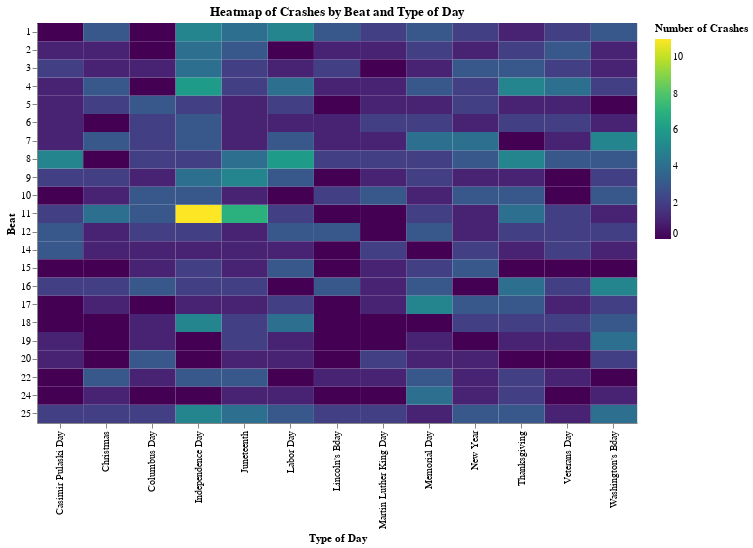

The cell this chart's notebook holds for it:
### Code cell
# Create a heatmap-style chart for FATAL injuries
heatmap_incapacitating_fatal_top = alt.Chart(accident_counts_beats).mark_rect().encode(
    x=alt.X('Type_of_day:N', title='Type of Day'),
    y=alt.Y('BEAT_CATEGORY:N', title='Beat'),
    color=alt.Color('Number of Crashes:Q', scale=alt.Scale(scheme='viridis'), title='Number of Crashes')
).properties(
    title='Heatmap of Crashes by Beat and Type of Day',
    width=600,  # Set the width
    height=400  # Set the height
)

heatmap_incapacitating_fatal_top

### Figure 1 — Vega-Lite specification as saved in the notebook (floating-point values rounded to 4 significant figures; data arrays with more than 128 entries replaced by an {"elided": "..."} marker saying what was removed)
{"config": {"view": {"continuousWidth": 300, "continuousHeight": 300}}, "data": {"name": "data-0691ac3cf637a5ff3d0acea1a96585c1"}, "mark": {"type": "rect"}, "encoding": {"color": {"field": "Number of Crashes", "scale": {"scheme": "viridis"}, "title": "Number of Crashes", "type": "quantitative"}, "x": {"field": "Type_of_day", "title": "Type of Day", "type": "nominal"}, "y": {"field": "BEAT_CATEGORY", "title": "Beat", "type": "nominal"}}, "height": 400, "title": "Heatmap of Crashes by Beat and Type of Day", "width": 600, "$schema": "https://vega.github.io/schema/vega-lite/v5.14.1.json", "datasets": {"data-0691ac3cf637a5ff3d0acea1a96585c1": {"elided": "286 records"}}}
